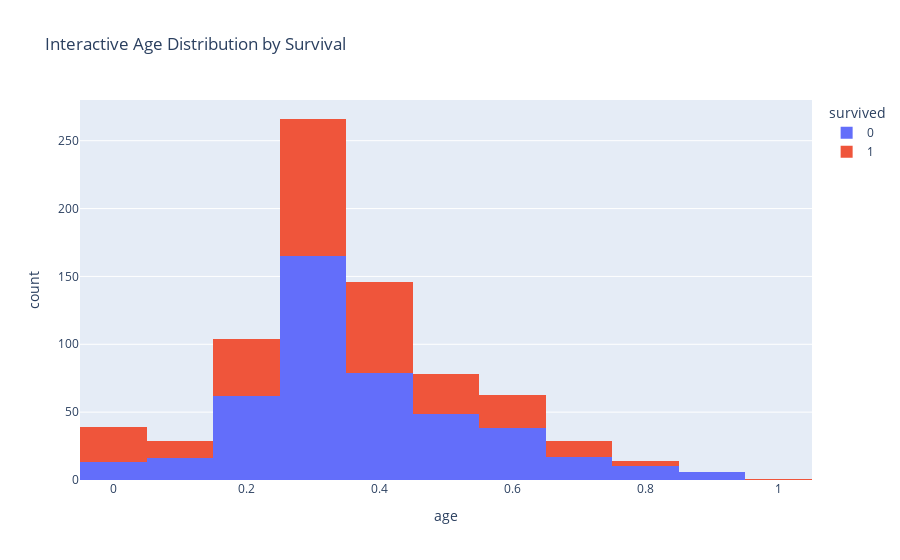

The code cell stored with this chart in its notebook:
### Code cell
fig = px.histogram(titanic, x='age', color='survived',
                   nbins=20, title='Interactive Age Distribution by Survival')
fig.show()

### Figure 1 — Plotly figure (JSON) as saved in the notebook; plotly's stock layout.template omitted (floating-point values rounded to 4 significant figures; data arrays with more than 128 entries replaced by an {"elided": "..."} marker saying what was removed)
{"data": [{"bingroup": "x", "hovertemplate": "survived=0<br>age=%{x}<br>count=%{y}<extra></extra>", "legendgroup": "0", "marker": {"color": "#636efa", "pattern": {"shape": ""}}, "name": "0", "nbinsx": 20, "orientation": "v", "showlegend": true, "type": "histogram", "x": {"elided": "455 float values"}, "xaxis": "x", "yaxis": "y"}, {"bingroup": "x", "hovertemplate": "survived=1<br>age=%{x}<br>count=%{y}<extra></extra>", "legendgroup": "1", "marker": {"color": "#EF553B", "pattern": {"shape": ""}}, "name": "1", "nbinsx": 20, "orientation": "v", "showlegend": true, "type": "histogram", "x": {"elided": "320 float values"}, "xaxis": "x", "yaxis": "y"}], "layout": {"barmode": "relative", "legend": {"title": {"text": "survived"}, "tracegroupgap": 0}, "title": {"text": "Interactive Age Distribution by Survival"}, "xaxis": {"anchor": "y", "domain": [0, 1], "title": {"text": "age"}}, "yaxis": {"anchor": "x", "domain": [0, 1], "title": {"text": "count"}}}}
